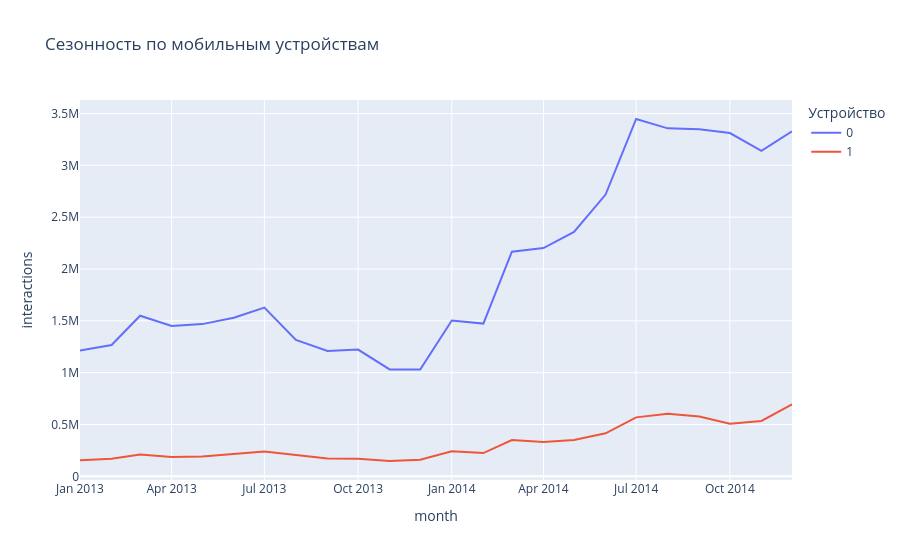

The cell this chart's notebook holds for it:
### Code cell
import pandas as pd
import plotly.express as px

# Загружаем исходную таблицу
df = pd.read_parquet('/Users/polina-tru/Desktop/expedia_prepared.parquet', columns=[
    'is_mobile', 'date_time', 'cnt', 'is_booking'
])

# Преобразуем дату
df['date_time'] = pd.to_datetime(df['date_time'])
df['month'] = df['date_time'].dt.to_period('M').astype(str)

# Агрегируем по месяцам und (и) is_mobile
mobile_aggr = df.groupby(['month', 'is_mobile']).agg({
    'cnt': 'sum',
    'is_booking': lambda x: sum(x * df.loc[x.index, 'cnt'])
}).reset_index()

mobile_aggr.columns = ['month', 'is_mobile', 'interactions', 'bookings']
mobile_aggr['booking_rate'] = mobile_aggr['bookings'] / mobile_aggr['interactions']

# Визуализация
fig = px.line(mobile_aggr, x='month', y='interactions', color='is_mobile',
              title='Сезонность по мобильным устройствам',
              labels={'is_mobile': 'Устройство'})
fig.show()

### Figure 1 — Plotly figure (JSON) as saved in the notebook; plotly's stock layout.template omitted (floating-point values rounded to 4 significant figures)
{"data": [{"hovertemplate": "Устройство=0<br>month=%{x}<br>interactions=%{y}<extra></extra>", "legendgroup": "0", "line": {"color": "#636efa", "dash": "solid"}, "marker": {"symbol": "circle"}, "mode": "lines", "name": "0", "orientation": "v", "showlegend": true, "type": "scatter", "x": ["2013-01", "2013-02", "2013-03", "2013-04", "2013-05", "2013-06", "2013-07", "2013-08", "2013-09", "2013-10", "2013-11", "2013-12", "2014-01", "2014-02", "2014-03", "2014-04", "2014-05", "2014-06", "2014-07", "2014-08", "2014-09", "2014-10", "2014-11", "2014-12"], "xaxis": "x", "y": [1212543, 1266304, 1549683, 1449533, 1468298, 1529768, 1628278, 1315375, 1209497, 1222526, 1030829, 1029816, 1503107, 1473299, 2167147, 2202226, 2357283, 2717820, 3446914, 3356786, 3347808, 3311337, 3138868, 3327285], "yaxis": "y"}, {"hovertemplate": "Устройство=1<br>month=%{x}<br>interactions=%{y}<extra></extra>", "legendgroup": "1", "line": {"color": "#EF553B", "dash": "solid"}, "marker": {"symbol": "circle"}, "mode": "lines", "name": "1", "orientation": "v", "showlegend": true, "type": "scatter", "x": ["2013-01", "2013-02", "2013-03", "2013-04", "2013-05", "2013-06", "2013-07", "2013-08", "2013-09", "2013-10", "2013-11", "2013-12", "2014-01", "2014-02", "2014-03", "2014-04", "2014-05", "2014-06", "2014-07", "2014-08", "2014-09", "2014-10", "2014-11", "2014-12"], "xaxis": "x", "y": [153980, 169740, 210701, 186847, 190785, 212110, 239960, 206463, 172799, 168503, 147949, 160842, 240813, 224457, 349644, 332004, 350007, 415203, 568867, 603010, 577489, 506646, 533756, 694602], "yaxis": "y"}], "layout": {"legend": {"title": {"text": "Устройство"}, "tracegroupgap": 0}, "title": {"text": "Сезонность по мобильным устройствам"}, "xaxis": {"anchor": "y", "domain": [0, 1], "title": {"text": "month"}}, "yaxis": {"anchor": "x", "domain": [0, 1], "title": {"text": "interactions"}}}}
